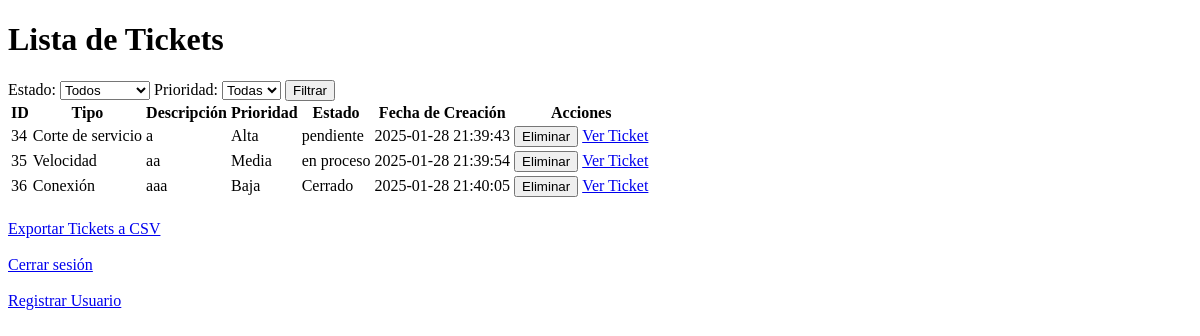
Before: /tickets (signed in) with the older database file.
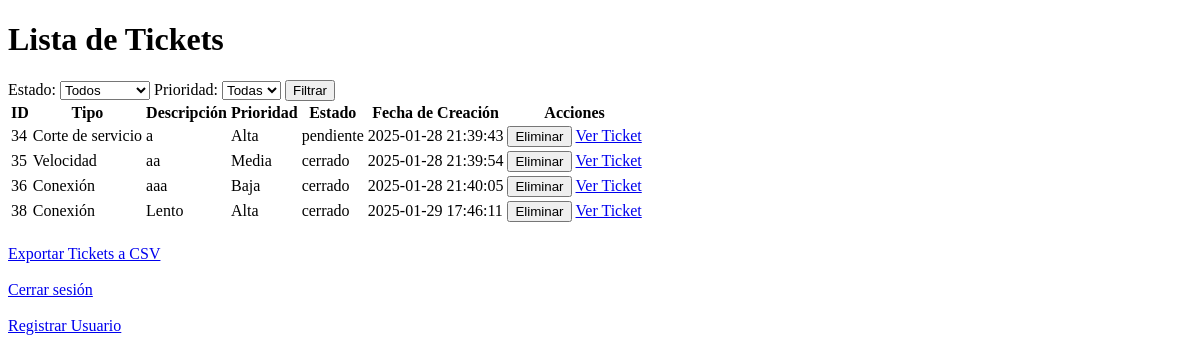
After: the same page with the newer database file.
### tables this page shows
CREATE TABLE tickets (
    id INTEGER PRIMARY KEY AUTOINCREMENT,
    tipo TEXT NOT NULL,
    descripcion TEXT NOT NULL,
    prioridad TEXT NOT NULL,
    fecha_creacion DATETIME DEFAULT CURRENT_TIMESTAMP,
    usuario_creador TEXT NOT NULL,
    notas TEXT,
    archivo TEXT
, usuario_asignado TEXT, estado TEXT DEFAULT 'pendiente');

### app.py (the view)
@app.route('/tickets')
@login_required
def tickets():
    estado = request.args.get('estado')
    prioridad = request.args.get('prioridad')
    query = 'SELECT * FROM tickets WHERE 1=1'
    params = []
    if estado in ['pendiente', 'en proceso', 'cerrado']:
        query += ' AND estado = ?'
        params.append(estado)
    if prioridad in ['Baja', 'Media', 'Alta']:
        query += ' AND prioridad = ?'
        params.append(prioridad)
    conn = get_db_connection()
    tickets = conn.execute(query, params).fetchall()
    conn.close()
    return render_template('tickets.html', tickets=tickets, estado=estado, prioridad=prioridad)

### app.py (called while the page is built)
def get_db_connection():
    conn = sqlite3.connect('database.db', timeout=10)  # Espera hasta 10 segundos si la base de datos está bloqueada
    conn.row_factory = sqlite3.Row
    return conn

@login_manager.user_loader
def load_user(user_id):
    conn = get_db_connection()
    user = conn.execute('SELECT * FROM users WHERE id = ?', (user_id,)).fetchone()
    conn.close()
    if user:
        return User(id=user['id'], username=user['username'], role=user['role'])
    return None

### templates/tickets.html (shortened to what this page needs)
<!DOCTYPE html>
<html lang="es">
<head>
</head>
<body>
    <h1>Lista de Tickets</h1>
    <form action="/tickets" method="GET">
        <label for="estado">Estado:</label>
        <select name="estado" id="estado">
            <option value="" {% if not estado %}selected{% endif %}>Todos</option>
        </select>
        <label for="prioridad">Prioridad:</label>
        <select name="prioridad" id="prioridad">
            <option value="" {% if not prioridad %}selected{% endif %}>Todas</option>
        </select>
        <button type="submit">Filtrar</button>
    </form>
    <table>
        <thead>
            <tr>
                <th>ID</th>
                <th>Tipo</th>
                <th>Descripción</th>
                <th>Prioridad</th>
                <th>Estado</th>
                <th>Fecha de Creación</th>
                <th>Acciones</th>
            </tr>
        </thead>
        <tbody>
            {% for ticket in tickets %}
            <tr>
                <td>{{ ticket['id'] }}</td>
                <td>{{ ticket['tipo'] }}</td>
                <td>{{ ticket['descripcion'] }}</td>
                <td>{{ ticket['prioridad'] }}</td>
                <td>{{ ticket['estado'] }}</td>
                <td>{{ ticket['fecha_creacion'] }}</td>
                <td>
                    {% if current_user.role == 'usittel' %}
                    <form action="/delete-ticket/{{ ticket['id'] }}" method="POST" style="display:inline;">
                        <button type="submit">Eliminar</button>
                    </form>
                    {% endif %}
                    <a href="{{ url_for('view_ticket', id=ticket['id']) }}">Ver Ticket</a>
                </td>
            </tr>
            {% endfor %}
        </tbody>
    </table>
    <div style="margin-top: 20px;">
        <a href="/export-tickets" class="button">Exportar Tickets a CSV</a>
        <br><br>
        <a href="/logout">Cerrar sesión</a>
        <br><br>
        {% if current_user.role == 'usittel' %}
        <a href="{{ url_for('register') }}">Registrar Usuario</a>
        {% endif %}
    </div>
</body>
</html>

Changed rows visible on the page:
changed tickets "Velocidad": estado "en proceso" → "cerrado"
changed tickets "aaa": estado "Cerrado" → "cerrado"
added tickets: id "38", tipo "Conexión", descripcion "Lento", prioridad "Alta", estado "cerrado", fecha_creacion "2025-01-29 17:46:11"
